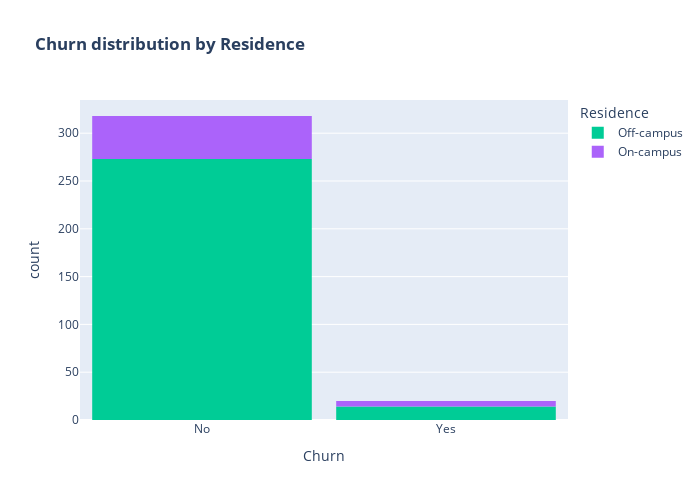

Notebook code cell kept with this figure:
### Code cell
color_map = {"Yes": '#FFA15A', "No": '#00CC96'}
fig = px.histogram(data, x="Churn", color="Residence",  title="<b>Churn distribution by Residence</b>", color_discrete_map=color_map)
fig.update_layout(width=700, height=500, bargap=0.1)
fig.show()

### Figure 1 — Plotly figure (JSON) as saved in the notebook; plotly's stock layout.template omitted (floating-point values rounded to 4 significant figures; data arrays with more than 128 entries replaced by an {"elided": "..."} marker saying what was removed)
{"data": [{"alignmentgroup": "True", "bingroup": "x", "hovertemplate": "Residence=Off-campus<br>Churn=%{x}<br>count=%{y}<extra></extra>", "legendgroup": "Off-campus", "marker": {"color": "#00cc96", "pattern": {"shape": ""}}, "name": "Off-campus", "offsetgroup": "Off-campus", "orientation": "v", "showlegend": true, "type": "histogram", "x": {"elided": "287 str values"}, "xaxis": "x", "yaxis": "y"}, {"alignmentgroup": "True", "bingroup": "x", "hovertemplate": "Residence=On-campus<br>Churn=%{x}<br>count=%{y}<extra></extra>", "legendgroup": "On-campus", "marker": {"color": "#ab63fa", "pattern": {"shape": ""}}, "name": "On-campus", "offsetgroup": "On-campus", "orientation": "v", "showlegend": true, "type": "histogram", "x": ["No", "No", "No", "No", "No", "No", "No", "No", "No", "No", "No", "No", "No", "Yes", "No", "No", "No", "Yes", "No", "No", "No", "No", "No", "Yes", "No", "No", "No", "No", "No", "No", "No", "No", "No", "No", "No", "No", "No", "No", "No", "No", "Yes", "No", "No", "No", "No", "Yes", "No", "Yes", "No", "No", "No"], "xaxis": "x", "yaxis": "y"}], "layout": {"bargap": 0.1, "barmode": "relative", "height": 500, "legend": {"title": {"text": "Residence"}, "tracegroupgap": 0}, "title": {"text": "<b>Churn distribution by Residence</b>"}, "width": 700, "xaxis": {"anchor": "y", "domain": [0, 1], "title": {"text": "Churn"}}, "yaxis": {"anchor": "x", "domain": [0, 1], "title": {"text": "count"}}}}
